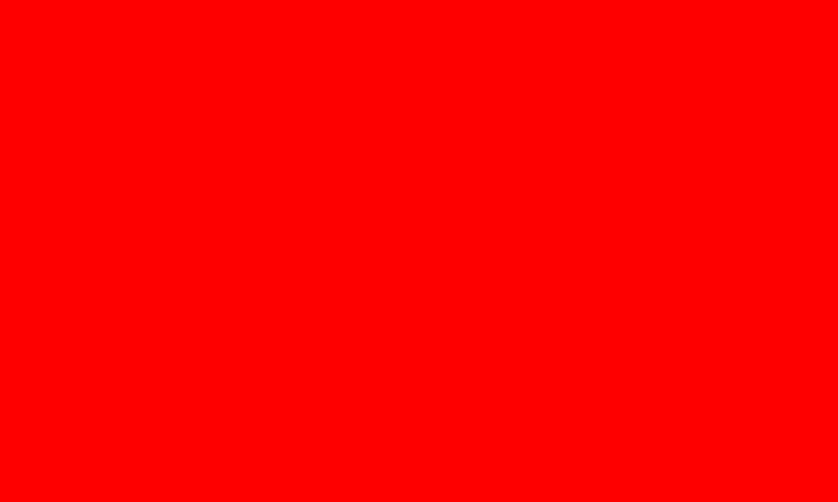
#> input picture bonus/LoveLetter/flag.png, 838 x 502 px
$ python decode.py
#> lines starting #> are read from the running program, lines starting #| are printed output that depends on the picture; after the words box and inside, x2 and y2 are one past the last pixel; in counts of white or black regions, pixels touching at a corner belong together
from PIL import Image

img1 = Image.open('flag.png')
#> img1 is the input picture: PIL image 838x502 RGB; mean R, G, B 254, 0, 0

rgb_image = img1.convert('RGB')

myimage = Image.new("RGB",(838,502))
#> myimage: PIL image 838x502 RGB; every value is 0

for x in xrange(0,838) :
	for y in xrange(0,502):
		r, g, b = rgb_image.getpixel((x,y))
		if(r%2 == 0):
			myimage.putpixel((x,y),(255,255,255))
		if(r%2 == 1):
			myimage.putpixel((x,y),(0,0,0))
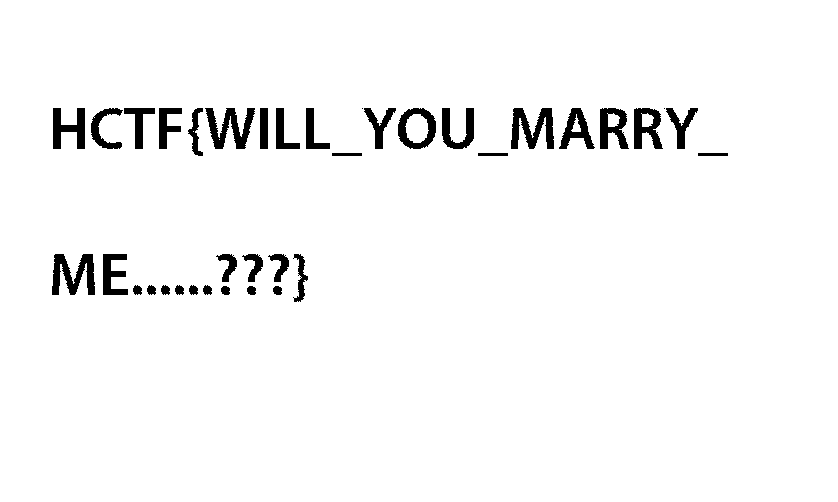
#> myimage: PIL image 838x502 RGB; 96.7% white; 37 black regions (2 under 20 px), largest, box (x1, y1, x2, y2) and area: (511, 108, 554, 149) 1014, (52, 254, 95, 295) 1014, (205, 108, 255, 149) 1003
myimage.save('out.png')
